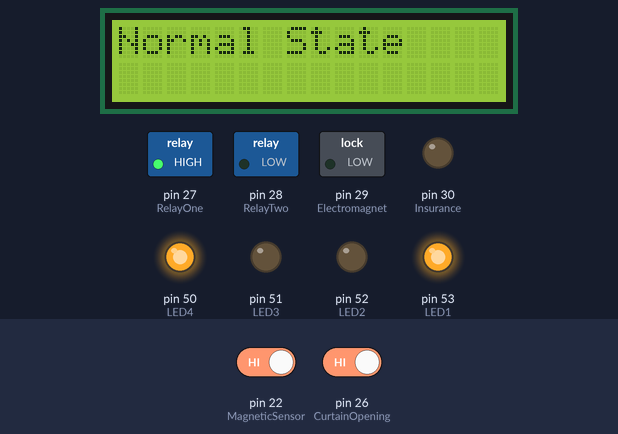
Recording of a sketch running on a simulated Arduino Mega 2560, built with avr-gcc and run on an emulated ATmega2560. Shown: 16×2 character LCD, switched loads named in the sketch (green lamp = pin HIGH), output pins drawn as LEDs (lit = HIGH). The test bench sets the inputs (shaded band); at power-on: pin 22 (MagneticSensor) HIGH, pin 26 (CurtainOpening) HIGH.

Above: at 3.6 s.
3.7 s: pin 22 (MagneticSensor) driven LOW
At 7.1 s:
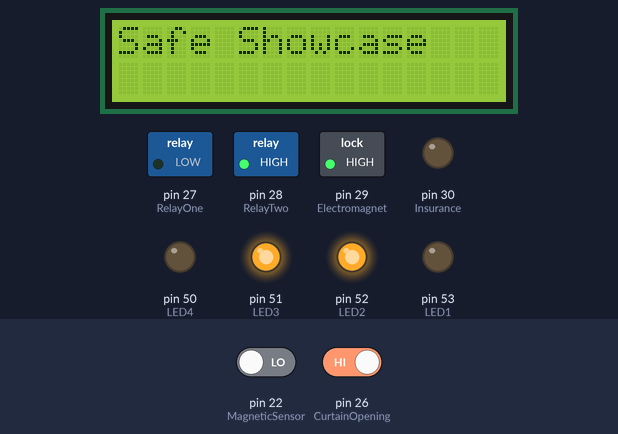
8.2 s: pin 26 (CurtainOpening) driven LOW
At 12.29 s:
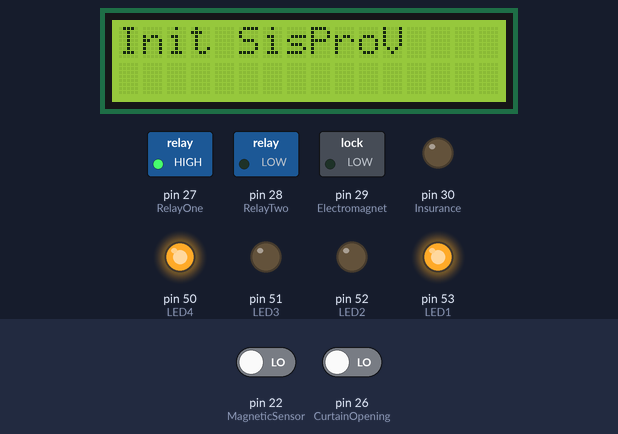
20.9 s: pin 26 (CurtainOpening) driven HIGH
At 24.0 s:
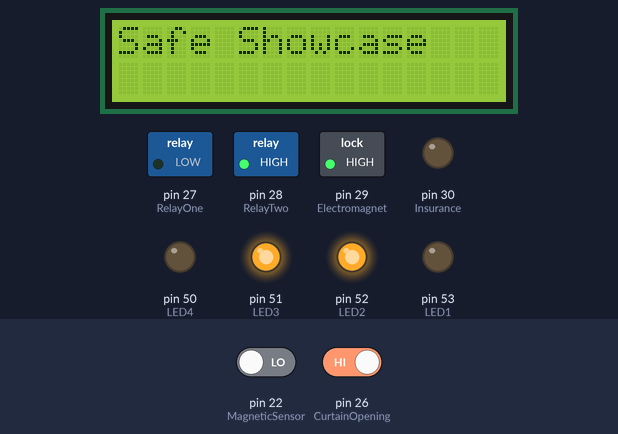
Timing chart, 0 to 25.5 s (numbered marks = the images above; inputs shaded):
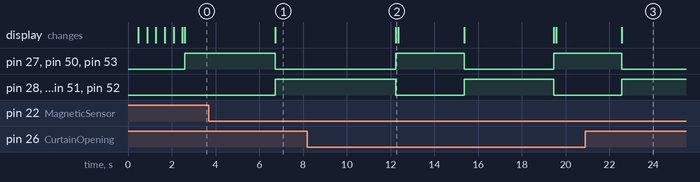

The sketch:

Programacion.ino
```cpp
//SisProV.ino
#include <LiquidCrystal.h>
#include <avr/pgmspace.h>
/*Definicion de pines*/
#define MagneticSensor 22
#define HitSensor 23
#define MovementSensorOne 24
#define MovementSensorTwo 25
#define CurtainOpening 26
/************************************/
/*Definicion de pines de activacion*/
#define RelayOne 27
#define RelayTwo 28
#define Electromagnet 29
#define Insurance 30
#define Buzzer 31
#define Alarm 32
/***********************************/
/*Variables auxiliares*/
bool estado = LOW;
unsigned long ReedTime;
unsigned long CurtainTime = 2000;
unsigned long OneSecond = 1000;
unsigned long ThreeSecond = 3000;
unsigned long currentMillis = 0;
unsigned long TimeUpdate = 0;
bool AuxBool = false;
bool stateReed = false;
/*Definicion de pines pantalla LCD*/
#define DB4 5
#define DB5 4
#define DB6 3
#define DB7 2
#define RS 12
#define EN 11
/************************************/
/*Definicion de indicadores LED's*/
#define LED1 53
#define LED2 52
#define LED3 51
#define LED4 50
/*************************************/
void ConfigInputs(){
	pinMode(MagneticSensor, INPUT);
	pinMode(HitSensor, INPUT);
	pinMode(MovementSensorOne, INPUT);
	pinMode(MovementSensorTwo, INPUT);
	pinMode(CurtainOpening, INPUT);
}
void ConfigOutputs()
{
	pinMode(RelayOne, OUTPUT);
	pinMode(RelayTwo, OUTPUT);
	pinMode(Electromagnet, OUTPUT);
	pinMode(Insurance, OUTPUT);
	pinMode(LED1, OUTPUT);
	pinMode(LED2, OUTPUT);
	pinMode(LED3, OUTPUT);
	pinMode(LED4, OUTPUT);
}

void OpenCurtain()
{
	digitalWrite(Electromagnet, estado);
	digitalWrite(LED1, !estado);
	digitalWrite(LED2, estado);
}
void CloseCurtain()
{
	digitalWrite(Electromagnet, !estado);
	digitalWrite(Alarm, !estado);
	digitalWrite(LED1, estado);
	digitalWrite(LED2, !estado);
}
void HideGold()
{
	digitalWrite(RelayOne, estado);
	digitalWrite(RelayTwo, !estado);
	digitalWrite(Alarm, !estado);
	digitalWrite(LED3, !estado);
	digitalWrite(LED4, estado);
}
void SeeGold()
{
	digitalWrite(RelayOne, !estado);
	digitalWrite(RelayTwo, estado);
	digitalWrite(LED3, estado);
	digitalWrite(LED4, !estado);
}
void NormalState()
{
	OpenCurtain();
	SeeGold();
}
/*Inicializando display*/
LiquidCrystal display(RS, EN, DB4, DB5, DB6, DB7);
/**********************/
void setup()
{
	ConfigInputs();
	ConfigOutputs();
	display.begin(16,2);
	for(int i=1; i>=0; i--)
	{
		display.print("Loading.");
		delay(400);
		display.clear();
		display.print("Loading..");
		delay(400);
		display.clear();
		display.print("Loading...");
		delay(400);
		display.clear();
	}
}

void loop()
{
	display.clear();
	display.setCursor(0,0);
	display.print("Init SisProV");
	//currentMillis = millis();
	while(AuxBool == false)
	{
		delay(100);
		display.clear();
		display.setCursor(0,0);
		display.print("Normal State");
	    NormalState();
	    if(digitalRead(MagneticSensor) == estado)
		{
			delay(3000);
			if(digitalRead(MagneticSensor) == estado)
			{
				display.clear();
				display.setCursor(0,0);
				display.print("Safe Showcase");
				HideGold();
				CloseCurtain();
				AuxBool = true;
				break;
			}
		}
			}
	while(AuxBool == true)
	{
		delay(100);
		if(digitalRead(CurtainOpening) == estado)
		{
			delay(4000);
			if(digitalRead(CurtainOpening) == estado){
			    display.clear();
				display.setCursor(0,0);
				display.print("Abriendo Cortina");
				NormalState();
				AuxBool = false;
			break;
			} else {
			    // statement
			}

		} else {

		}
	}

}


	/*else
	{
		if(digitalRead(CurtainOpening) == !estado)
		{
		AuxBool = false;
		display.clear();
		display.setCursor(0,0);
		display.print("Abriendo Cortina");
	    //display.setCursor(0,1);
		//currentMillis = millis();
		//display.print("Restaurando...");
		//OpenCurtain();
		//digitalWrite(Insurance, !estado);
		//if(millis() - currentMillis == ThreeSecond)
		//{
		//	display.print("Abrir Cortina");
		//	currentMillis = 0;
		//	digitalWrite(Insurance, estado);
		//}
		NormalState();
		} else {

		}
	}*/


			//display.print("ReedSwitch ON");
			//currentMillis = millis();
			//if((millis() - currentMillis) >= CurtainTime)
			//if(currentMillis > TimeUpdate + CurtainTime)
			//{
			//	//TimeUpdate = currentMillis;
			//	display.setCursor(0,1);
			//	display.print("Protegiendo Vitrina");
			//	HideGold();
			//	CloseCurtain();
			//	AuxBool = HIGH;
			//	currentMillis = 0;
			//}
			//if(AuxBool == HIGH){
			//    display.print("Vitrina segura");
			//    AuxBool = LOW;
			//} else {
			//
			//}
		//}else
		//{
			//display.clear();
			//display.setCursor(0,0);
			//display.print("SisProV ONLINE");
			//display.setCursor(0,1);
			//display.print("Estado normal");
			//NormalState();

		// if(stateReed)
		// {
		// 	display.clear();
		// 	display.setCursor(0,0);
		// 	display.print(millis());
		// 	display.setCursor(0,1);
		// 	display.print(currentMillis);
		// 	if((millis() - ReedTime) >= CurtainTime)
		// 	{
		// 		//TimeUpdate = currentMillis;
		// 		display.setCursor(0,1);
		// 		display.print("Safe Showcase");
		// 		HideGold();
		// 		CloseCurtain();
		// 		AuxBool = HIGH;
		// 		currentMillis = 0;
		// 		stateReed = false;
		// 	}
		// 	if(AuxBool == HIGH){
		// 	    display.print("Vitrina segura");
		// 	    AuxBool = LOW;
		// 	} else {

		// 	}//

		// }else{
		// 	NormalState();
		// }


	/*if(digitalRead(HitSensor) == !estado)
	{
	    display.setCursor(0,1);
		currentMillis = millis();
		display.print("Volteando Charolas");
		HideGold();
		if(millis() - currentMillis == OneSecond)
		{
			display.print("Cerrando Cortina");
			currentMillis = 0;
		}
		CloseCurtain();
		currentMillis = millis();
		if(millis() - currentMillis == OneSecond)
		{
			display.print("Vitrina Protegida");
			currentMillis = 0;
		}
		}else {

		}

	if(digitalRead(CurtainOpening) == estado)
	{
		AuxBool = false;
	    //display.setCursor(0,1);
		//currentMillis = millis();
		//display.print("Restaurando...");
		//OpenCurtain();
		//digitalWrite(Insurance, !estado);
		//if(millis() - currentMillis == ThreeSecond)
		//{
		//	display.print("Abrir Cortina");
		//	currentMillis = 0;
		//	digitalWrite(Insurance, estado);
		//}
		//NormalState();
	} else {

	}*/
```

Measured:
- after the input at 3.7 s, pin 27 (RelayOne), pin 50 (LED4), pin 53 (LED1): HIGH → LOW after 3.0 s; pin 28 (RelayTwo), pin 29 (Electromagnet), pin 51 (LED3), pin 52 (LED2): LOW → HIGH after 3.0 s; the display: changes after 3.0 s (image 1)
- after the input at 8.2 s, pin 27 (RelayOne), pin 50 (LED4), pin 53 (LED1): LOW → HIGH after 4.0 s, → LOW 3.1 s later, → HIGH 4.1 s later; pin 28 (RelayTwo), pin 29 (Electromagnet), pin 51 (LED3), pin 52 (LED2): HIGH → LOW after 4.0 s, → HIGH 3.1 s later, → LOW 4.1 s later; the display: first changes after 4.0 s (image 2 shows a later state)
- after the input at 20.9 s, pin 27 (RelayOne), pin 50 (LED4), pin 53 (LED1): goes on until 22.6 s, then stays LOW; pin 28 (RelayTwo), pin 29 (Electromagnet), pin 51 (LED3), pin 52 (LED2): goes on until 22.6 s, then stays HIGH
